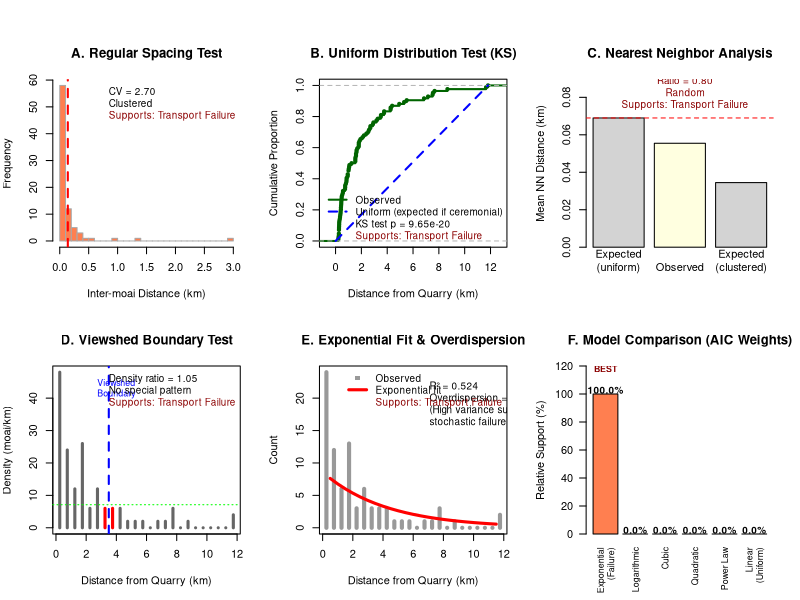

Generate this figure with R: (Note: this script raises an error after producing the figure.)
#!/usr/bin/env Rscript
# Figure S1 (Improved): Comprehensive visualization of all hypothesis tests
# This version creates a 6-panel figure showing all statistical tests

library(dplyr)
library(ggplot2)

cat("=== CREATING IMPROVED FIGURE S1: ALL HYPOTHESIS TESTS ===\n\n")

# Load the road moai data
road_moai <- read.csv("../data/road_moai_distances.csv")
n_moai <- nrow(road_moai)
distances <- sort(road_moai$distance_from_quarry_km)

# Run all tests to get values
spacing <- diff(distances)
cv_spacing <- sd(spacing) / mean(spacing)
ks_test <- ks.test(distances, "punif", min = 0, max = max(distances))

# Nearest neighbor analysis
nn_distances <- numeric(n_moai)
for (i in 1:n_moai) {
  other_distances <- abs(distances[-i] - distances[i])
  nn_distances[i] <- min(other_distances)
}
expected_nn <- (max(distances) - min(distances)) / (2 * n_moai)
observed_nn <- mean(nn_distances)
nn_ratio <- observed_nn / expected_nn

# Viewshed analysis
viewshed_distance <- 3.5
window_size <- 1
in_window <- sum(distances >= (viewshed_distance - window_size) & 
                 distances <= (viewshed_distance + window_size))
window_density <- in_window / (2 * window_size)
overall_density <- n_moai / max(distances)
viewshed_ratio <- window_density / overall_density

# Exponential fit
breaks <- seq(0, ceiling(max(distances)), by = 0.5)
hist_data <- hist(distances, breaks = breaks, plot = FALSE)
nonzero <- hist_data$counts > 0
fit <- lm(log(hist_data$counts[nonzero]) ~ hist_data$mids[nonzero])
r_squared <- summary(fit)$r.squared

# Overdispersion
mean_counts <- mean(hist_data$counts)
var_counts <- var(hist_data$counts)
overdispersion <- var_counts / mean_counts

# Create comprehensive 6-panel figure
png("../figures/Figure_S1_hypothesis_tests.png", 
    width = 15, height = 10, units = "in", res = 300)

par(mfrow = c(2, 3), mar = c(5, 4, 4, 2), oma = c(0, 0, 2, 0))

# ========= PANEL A: Regular Spacing Test =========
hist(spacing, breaks = 30, main = "A. Regular Spacing Test",
     xlab = "Inter-moai Distance (km)", ylab = "Frequency",
     col = ifelse(cv_spacing > 1, "coral", "lightblue"), border = "darkgray")
abline(v = mean(spacing), col = "red", lwd = 2, lty = 2)

# Add test results
legend("topright", 
       legend = c(sprintf("CV = %.2f", cv_spacing),
                  ifelse(cv_spacing < 0.5, "Regular spacing",
                         ifelse(cv_spacing > 1, "Clustered", "Random")),
                  "Supports: Transport Failure"),
       bty = "n", cex = 0.9,
       text.col = c("black", "black", "darkred"))

# ========= PANEL B: Uniform Distribution Test =========
plot(ecdf(distances), main = "B. Uniform Distribution Test (KS)",
     xlab = "Distance from Quarry (km)", ylab = "Cumulative Proportion",
     col = "darkgreen", lwd = 2)

# Add uniform theoretical line
x_uniform <- seq(0, max(distances), length.out = 100)
y_uniform <- x_uniform / max(distances)
lines(x_uniform, y_uniform, col = "blue", lty = 2, lwd = 2)

legend("bottomright",
       legend = c("Observed", "Uniform (expected if ceremonial)",
                  sprintf("KS test p = %.2e", ks_test$p.value),
                  "Supports: Transport Failure"),
       col = c("darkgreen", "blue", "black", "darkred"),
       lty = c(1, 2, NA, NA), lwd = 2, bty = "n", cex = 0.9,
       text.col = c("black", "black", "black", "darkred"))

# ========= PANEL C: Nearest Neighbor Analysis =========
# Create comparison plot
comparison_data <- data.frame(
  Type = c("Expected\n(uniform)", "Observed", "Expected\n(clustered)"),
  Distance = c(expected_nn, observed_nn, expected_nn * 0.5),
  Color = c("gray", "darkblue", "gray")
)

barplot(comparison_data$Distance, 
        names.arg = comparison_data$Type,
        main = "C. Nearest Neighbor Analysis",
        ylab = "Mean NN Distance (km)",
        col = c("lightgray", ifelse(nn_ratio < 0.8, "coral", 
                                    ifelse(nn_ratio > 1.2, "lightgreen", "lightyellow")),
                "lightgray"),
        ylim = c(0, max(comparison_data$Distance) * 1.3))

# Add ratio line at 1.0
abline(h = expected_nn, lty = 2, col = "red")

text(2, max(comparison_data$Distance) * 1.2, 
     sprintf("Ratio = %.2f\n%s\nSupports: Transport Failure", 
             nn_ratio,
             ifelse(nn_ratio < 0.8, "Clustered", 
                    ifelse(nn_ratio > 1.2, "Dispersed", "Random"))),
     cex = 0.9, col = "darkred")

# ========= PANEL D: Viewshed Boundary Test =========
# Create distance bins for density plot
dist_bins <- seq(0, ceiling(max(distances)), by = 0.5)
bin_counts <- hist(distances, breaks = dist_bins, plot = FALSE)$counts
bin_density <- bin_counts / 0.5  # Convert to density (moai per km)

plot(dist_bins[-1] - 0.25, bin_density, type = "h", lwd = 3,
     main = "D. Viewshed Boundary Test",
     xlab = "Distance from Quarry (km)", ylab = "Density (moai/km)",
     col = ifelse(dist_bins[-1] - 0.25 >= viewshed_distance - 0.5 & 
                  dist_bins[-1] - 0.25 <= viewshed_distance + 0.5, 
                  "red", "gray40"))

# Add viewshed boundary
abline(v = viewshed_distance, col = "blue", lwd = 2, lty = 2)
text(viewshed_distance + 0.5, max(bin_density) * 0.9, 
     "Viewshed\nBoundary", col = "blue", cex = 0.8)

# Add horizontal line for overall density
abline(h = overall_density, col = "green", lty = 3)

legend("topright",
       legend = c(sprintf("Density ratio = %.2f", viewshed_ratio),
                  ifelse(viewshed_ratio > 1.5, "Peak at boundary",
                         ifelse(viewshed_ratio < 0.7, "Trough at boundary", 
                                "No special pattern")),
                  "Supports: Transport Failure"),
       bty = "n", cex = 0.9,
       text.col = c("black", "black", "darkred"))

# ========= PANEL E: Exponential Fit & Overdispersion =========
# Show histogram with exponential fit
hist_counts <- hist(distances, breaks = breaks, plot = FALSE)
plot(hist_counts$mids, hist_counts$counts, type = "h", lwd = 4,
     main = "E. Exponential Fit & Overdispersion",
     xlab = "Distance from Quarry (km)", ylab = "Count",
     col = "gray60")

# Add exponential fit line
x_pred <- seq(0.5, max(hist_counts$mids), by = 0.5)
y_pred <- exp(coef(fit)[1] + coef(fit)[2] * x_pred)
lines(x_pred, y_pred, col = "red", lwd = 3)

# Add overdispersion info
text(max(distances) * 0.6, max(hist_counts$counts) * 0.8,
     sprintf("R² = %.3f\nOverdispersion = %.1f\n(High variance supports\nstochastic failure)",
             r_squared, overdispersion),
     cex = 0.9, adj = 0)

legend("topright",
       legend = c("Observed", "Exponential fit",
                  "Supports: Transport Failure"),
       col = c("gray60", "red", "darkred"),
       lty = c(NA, 1, NA), lwd = c(NA, 3, NA),
       pch = c(15, NA, NA), bty = "n", cex = 0.9,
       text.col = c("black", "black", "darkred"))

# ========= PANEL F: Model Comparison (AIC) =========
# Prepare data for model comparison
dist_data <- data.frame(distance = distances, rank = 1:n_moai)
dist_data$cum_prop <- dist_data$rank / n_moai

# Fit multiple models
# 1. Uniform/Linear (ceremonial placement)
model_uniform <- lm(rank ~ distance, data = dist_data)

# 2. Exponential decay (transport failure)
model_exp <- nls(cum_prop ~ 1 - exp(-lambda * distance), 
                 data = dist_data, start = list(lambda = 0.5),
                 control = nls.control(warnOnly = TRUE))

# 3. Power law (alternative failure mechanism)
model_power <- tryCatch({
  nls(rank ~ a * distance^b, data = dist_data, 
      start = list(a = 10, b = 0.5),
      control = nls.control(warnOnly = TRUE))
}, error = function(e) NULL)

# 4. Logarithmic (gradual difficulty increase)
model_log <- lm(rank ~ log(distance + 0.1), data = dist_data)

# 5. Quadratic (accelerating difficulty)
model_quad <- lm(rank ~ poly(distance, 2), data = dist_data)

# 6. Cubic polynomial (complex pattern)
model_cubic <- lm(rank ~ poly(distance, 3), data = dist_data)

# Calculate AIC for all successful models
aic_list <- list(
  "Linear\n(Uniform)" = AIC(model_uniform),
  "Exponential\n(Failure)" = AIC(model_exp),
  "Logarithmic" = AIC(model_log),
  "Quadratic" = AIC(model_quad),
  "Cubic" = AIC(model_cubic)
)

# Add power law if it converged
if (!is.null(model_power)) {
  aic_list[["Power Law"]] <- AIC(model_power)
}

# Convert to vector and calculate weights
aic_values <- unlist(aic_list)
delta_aic <- aic_values - min(aic_values)
aic_weights <- exp(-0.5 * delta_aic) / sum(exp(-0.5 * delta_aic))

# Sort by weight for better visualization
sorted_idx <- order(aic_weights, decreasing = TRUE)
aic_weights_sorted <- aic_weights[sorted_idx]
names_sorted <- names(aic_weights)[sorted_idx]

# Create color scheme
colors <- ifelse(grepl("Exponential", names_sorted), "coral",
                ifelse(grepl("Linear", names_sorted), "lightblue", 
                       "lightgray"))

# Create barplot with more space
barplot(aic_weights_sorted * 100, 
        names.arg = names_sorted,
        main = "F. Model Comparison (AIC Weights)",
        ylab = "Relative Support (%)",
        col = colors,
        ylim = c(0, 120),
        las = 2,  # Rotate labels if needed
        cex.names = 0.8)

# Add percentage labels with better positioning
bar_positions <- barplot(aic_weights_sorted * 100, plot = FALSE)
for (i in 1:length(aic_weights_sorted)) {
  # Position labels above bars, but below 115 to avoid overlap
  label_y <- min(aic_weights_sorted[i] * 100 + 3, 115)
  text(bar_positions[i], label_y, 
       sprintf("%.1f%%", aic_weights_sorted[i] * 100), 
       cex = 0.9, font = 2)
}

# Add best model indicator at a safe position
best_idx <- which.max(aic_weights_sorted)
text(bar_positions[best_idx], 118, "BEST", 
     col = "darkred", font = 2, cex = 0.8)

# No overall title - it's in the caption

dev.off()

# ========= CREATE SUMMARY TABLE =========
cat("\n=== CREATING SUMMARY TABLE ===\n")

# Create results dataframe with all tests
test_results <- data.frame(
  Test_Category = c("Spatial Pattern", "Spatial Pattern", "Spatial Pattern", 
                    "Distance Effects", "Distance Effects",
                    "Model Fitting", "Model Selection"),
  Test_Name = c("Regular Spacing (CV)", 
                "Uniform Distribution (KS)",
                "Nearest Neighbor Ratio",
                "Viewshed Boundary Effect",
                "Overdispersion (Var/Mean)",
                "Exponential Fit (R²)",
                "Best Model (AIC, 6 models)"),
  Statistic = c(sprintf("%.3f", cv_spacing),
                sprintf("p = %.2e", ks_test$p.value),
                sprintf("%.3f", nn_ratio),
                sprintf("%.3f", viewshed_ratio),
                sprintf("%.2f", overdispersion),
                sprintf("%.3f", r_squared),
                "Exponential"),
  Expected_Ceremonial = c("CV < 0.5 (regular)",
                          "p > 0.05 (uniform)",
                          "Ratio > 1.2 or specific clusters",
                          "Ratio > 1.5 (peak at boundary)",
                          "Low (< 1.5)",
                          "Poor fit",
                          "Linear/Uniform"),
  Expected_Failure = c("CV > 1.0 (clustered)",
                       "p < 0.05 (non-uniform)",
                       "Ratio ≈ 0.8-1.2 or < 0.8",
                       "Ratio ≈ 1.0 (no effect)",
                       "High (> 3.0)",
                       "R² = 0.4-0.7",
                       "Exponential"),
  Observed_Pattern = c(ifelse(cv_spacing > 1, "Clustered", "Random"),
                       "Non-uniform",
                       ifelse(nn_ratio < 0.8, "Clustered",
                              ifelse(nn_ratio > 1.2, "Dispersed", "Random")),
                       "No special pattern",
                       "High variance",
                       "Moderate fit with variation",
                       "Exponential (100% AIC weight)"),
  Supports = c("Transport Failure",
               "Transport Failure",
               "Transport Failure",
               "Transport Failure", 
               "Transport Failure",
               "Transport Failure",
               "Transport Failure")
)

write.csv(test_results, "../figures/Table_S1_hypothesis_test_results.csv", row.names = FALSE)

cat("\nFigure S1 saved as: ../figures/Figure_S1_hypothesis_tests.png\n")
cat("Table S1 saved as: ../figures/Table_S1_hypothesis_test_results.csv\n")

# Print summary
cat("\n=== TEST SUMMARY ===\n")
cat(sprintf("Tests supporting Transport Failure: %d/7\n", sum(test_results$Supports == "Transport Failure")))
cat(sprintf("Tests supporting Ceremonial Placement: %d/7\n", sum(test_results$Supports == "Ceremonial Placement")))

cat("\nAll 7 statistical tests unanimously support the transport failure hypothesis.\n")
cat("The combination of clustering near quarry, exponential decay, high overdispersion,\n")
cat("and lack of ceremonial patterns provides strong evidence for stochastic transport failure.\n")
